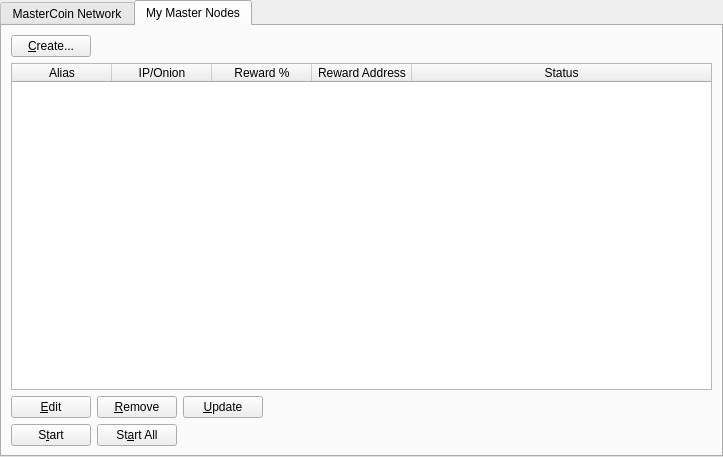
<?xml version="1.0" encoding="UTF-8"?>
<ui version="4.0">
 <class>MasternodeManager</class>
 <widget class="QWidget" name="MasternodeManager">
  <property name="geometry">
   <rect>
    <x>0</x>
    <y>0</y>
    <width>723</width>
    <height>457</height>
   </rect>
  </property>
  <property name="windowTitle">
   <string>Form</string>
  </property>
  <layout class="QVBoxLayout" name="topLayout">
   <property name="leftMargin">
    <number>0</number>
   </property>
   <property name="topMargin">
    <number>0</number>
   </property>
   <property name="rightMargin">
    <number>0</number>
   </property>
   <property name="bottomMargin">
    <number>0</number>
   </property>
   <item>
    <layout class="QVBoxLayout" name="verticalLayout">
     <property name="bottomMargin">
      <number>0</number>
     </property>
     <item>
      <widget class="QTabWidget" name="tabWidget">
       <property name="currentIndex">
        <number>1</number>
       </property>
       <widget class="QWidget" name="tab">
        <attribute name="title">
         <string>MasterCoin Network</string>
        </attribute>
        <layout class="QGridLayout" name="gridLayout">
         <item row="1" column="0">
          <widget class="QTableWidget" name="tableWidgetMasternodes">
           <property name="editTriggers">
            <set>QAbstractItemView::NoEditTriggers</set>
           </property>
           <property name="alternatingRowColors">
            <bool>true</bool>
           </property>
           <property name="selectionBehavior">
            <enum>QAbstractItemView::SelectRows</enum>
           </property>
           <property name="sortingEnabled">
            <bool>true</bool>
           </property>
           <attribute name="horizontalHeaderStretchLastSection">
            <bool>true</bool>
           </attribute>
           <column>
            <property name="text">
             <string>Address</string>
            </property>
           </column>
           <column>
            <property name="text">
             <string>Protocol</string>
            </property>
           </column>
           <column>
            <property name="text">
             <string>Active</string>
            </property>
           </column>
           <column>
            <property name="text">
             <string>Tier</string>
            </property>
           </column>           
           <column>
            <property name="text">
             <string>Active (secs)</string>
            </property>
           </column>
           <column>
            <property name="text">
             <string>Last Seen</string>
            </property>
           </column>
           <column>
            <property name="text">
             <string>Pubkey</string>
            </property>
           </column>
          </widget>
         </item>
         <item row="0" column="0">
          <layout class="QHBoxLayout" name="horizontalLayout_3">
           <property name="bottomMargin">
            <number>0</number>
           </property>
           <item>
            <widget class="QLabel" name="label_2">
             <property name="text">
              <string>MasterCoin Node Count:</string>
             </property>
            </widget>
           </item>
           <item>
            <widget class="QLabel" name="countLabel">
             <property name="text">
              <string>0</string>
             </property>
            </widget>
           </item>
           <item>
            <spacer name="horizontalSpacer_3">
             <property name="orientation">
              <enum>Qt::Horizontal</enum>
             </property>
             <property name="sizeHint" stdset="0">
              <size>
               <width>40</width>
               <height>20</height>
              </size>
             </property>
            </spacer>
           </item>
          </layout>
         </item>
        </layout>
       </widget>
       <widget class="QWidget" name="tab_2">
        <attribute name="title">
         <string>My Master Nodes</string>
        </attribute>
        <layout class="QGridLayout" name="gridLayout_2">
         <item row="0" column="0">
          <layout class="QVBoxLayout" name="verticalLayout_2">
           <property name="bottomMargin">
            <number>0</number>
           </property>
           <item>
            <layout class="QHBoxLayout" name="horizontalLayout">
             <item>
              <widget class="QPushButton" name="createButton">
               <property name="text">
                <string>&amp;Create...</string>
               </property>
              </widget>
             </item>
             <item>
              <spacer name="horizontalSpacer">
               <property name="orientation">
                <enum>Qt::Horizontal</enum>
               </property>
               <property name="sizeHint" stdset="0">
                <size>
                 <width>40</width>
                 <height>20</height>
                </size>
               </property>
              </spacer>
             </item>
            </layout>
           </item>
           <item>
            <widget class="QTableWidget" name="tableWidget_2">
             <property name="minimumSize">
              <size>
               <width>695</width>
               <height>0</height>
              </size>
             </property>
             <property name="editTriggers">
              <set>QAbstractItemView::NoEditTriggers</set>
             </property>
             <property name="alternatingRowColors">
              <bool>true</bool>
             </property>
             <property name="selectionMode">
              <enum>QAbstractItemView::SingleSelection</enum>
             </property>
             <property name="selectionBehavior">
              <enum>QAbstractItemView::SelectRows</enum>
             </property>
             <attribute name="horizontalHeaderStretchLastSection">
              <bool>true</bool>
             </attribute>
             <column>
              <property name="text">
               <string>Alias</string>
              </property>
             </column>
             <column>
              <property name="text">
               <string>IP/Onion</string>
              </property>
             </column>
             <column>
              <property name="text">
               <string>Reward %</string>
              </property>
             </column>
             <column>
              <property name="text">
               <string>Reward Address</string>
              </property>
             </column>
             <column>
              <property name="text">
               <string>Status</string>
              </property>
             </column>
            </widget>
           </item>
           <item>
            <layout class="QHBoxLayout" name="horizontalLayout_2">
             <property name="bottomMargin">
              <number>0</number>
             </property>
             <item>
              <widget class="QPushButton" name="editButton">
               <property name="text">
                <string>&amp;Edit</string>
               </property>
              </widget>
             </item>
             <item>
              <widget class="QPushButton" name="removeButton">
               <property name="text">
                <string>&amp;Remove</string>
               </property>
              </widget>
             </item>
             <item>
              <widget class="QPushButton" name="UpdateButton">
               <property name="text">
                <string>&amp;Update</string>
               </property>
              </widget>
             </item>
             <item>
              <spacer name="horizontalSpacer_2">
               <property name="orientation">
                <enum>Qt::Horizontal</enum>
               </property>
               <property name="sizeHint" stdset="0">
                <size>
                 <width>40</width>
                 <height>20</height>
                </size>
               </property>
              </spacer>
             </item>
            </layout>
           </item>
           <item>
            <layout class="QHBoxLayout" name="horizontalLayout_4">
             <property name="bottomMargin">
              <number>0</number>
             </property>
            </layout>
           </item>
           <item>
            <layout class="QHBoxLayout" name="horizontalLayout_5">
             <property name="bottomMargin">
              <number>0</number>
             </property>
             <item>
              <widget class="QPushButton" name="startButton">
               <property name="text">
                <string>S&amp;tart</string>
               </property>
              </widget>
             </item>
             <item>
              <widget class="QPushButton" name="startAllButton">
               <property name="text">
                <string>St&amp;art All</string>
               </property>
              </widget>
             </item>
             <item>
              <spacer name="horizontalSpacer_5">
               <property name="orientation">
                <enum>Qt::Horizontal</enum>
               </property>
               <property name="sizeHint" stdset="0">
                <size>
                 <width>40</width>
                 <height>20</height>
                </size>
               </property>
              </spacer>
             </item>
            </layout>
           </item>
          </layout>
         </item>
        </layout>
       </widget>
      </widget>
     </item>
    </layout>
   </item>
  </layout>
 </widget>
 <resources/>
 <connections/>
</ui>
